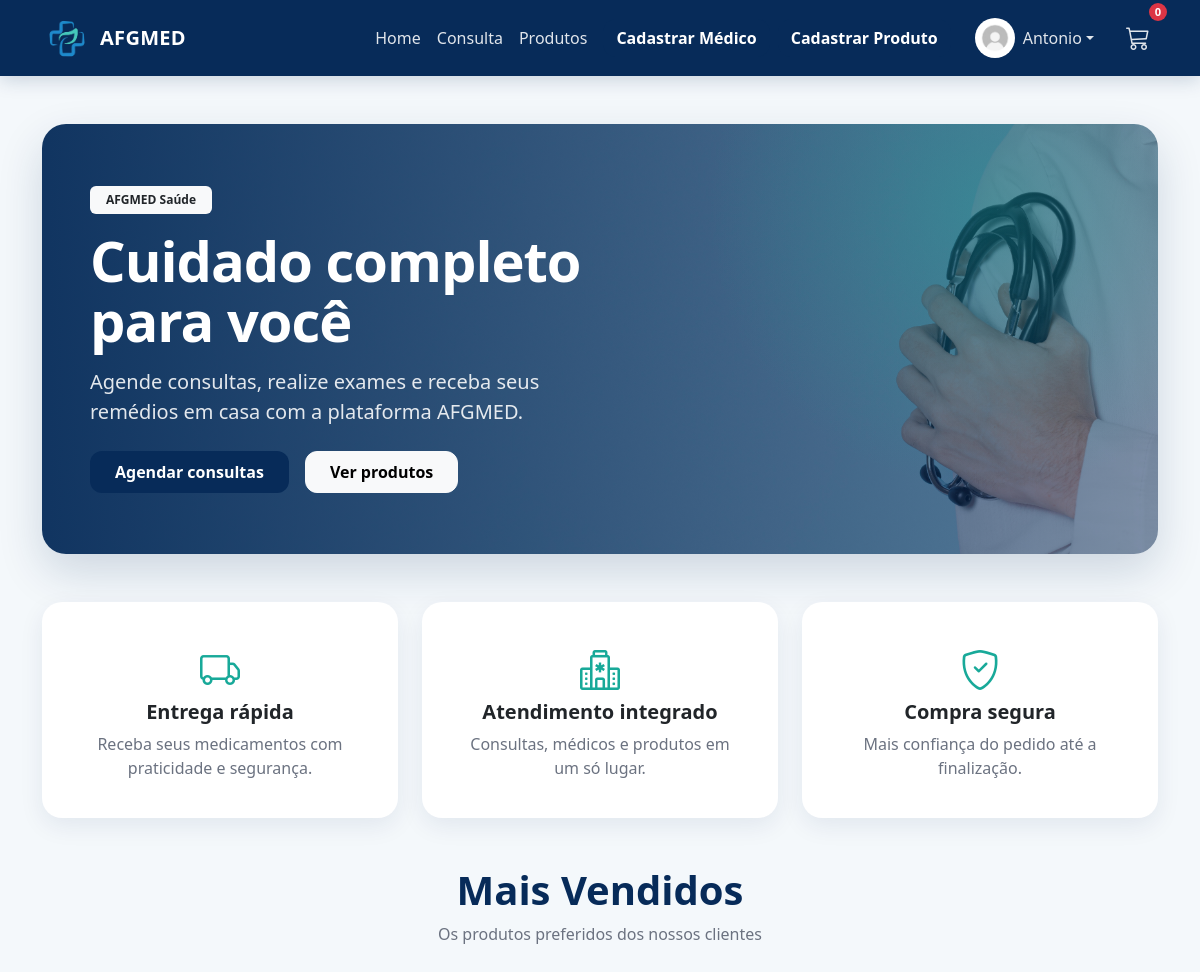
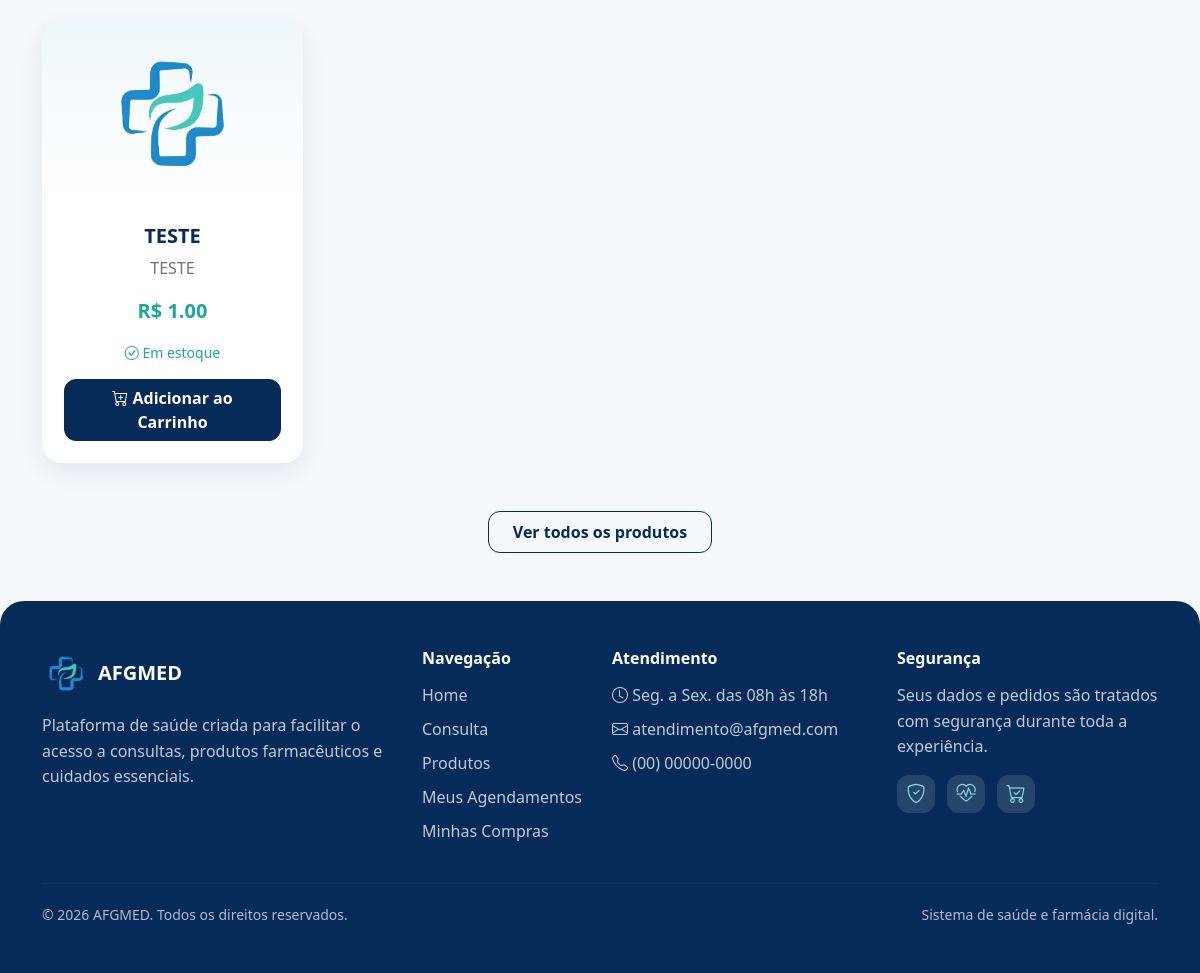
/ (signed in), run on the app's committed database (2 pictures, top to bottom).
### projetoafgmed/models.py (models this page shows)
class Usuario(database.Model, UserMixin):
    id = database.Column(database.Integer, primary_key=True)
    nome = database.Column(database.String, nullable=False)
    sobrenome = database.Column(database.String, nullable=False)
    email = database.Column(database.String, nullable=False, unique=True)
    senha = database.Column(database.String, nullable=False)
    foto = database.Column(database.String(200), nullable=True, default="usuario_padrao.jpg")
    is_admin = database.Column(database.Boolean, default=False)
    is_medico = database.Column(database.Boolean, default=False, nullable=False)
    id_medico = database.Column(database.Integer, database.ForeignKey("medico.id"), nullable=True)
    perfil = database.relationship("PerfilUsuario", backref="usuario", uselist=False)
    carrinho = database.relationship("Carrinho", backref="usuario", uselist=False)
    consultas = database.relationship("Consulta", backref="usuario", lazy=True)
    pedidos = database.relationship("Pedido", backref="usuario", lazy=True)
    medico = database.relationship(
        "Medico",
        backref=database.backref("usuario_acesso", uselist=False),
        foreign_keys=[id_medico]
    )

class Produto(database.Model):
    id = database.Column(database.Integer, primary_key=True)
    nome = database.Column(database.String, nullable=False)
    descricao = database.Column(database.String)
    preco = database.Column(database.Float, nullable=False)
    estoque = database.Column(database.Integer, default=0)
    foto = database.Column(database.String, default="default.jpg")
    ativo = database.Column(database.Boolean, default=True, nullable=False)
    destaque_home = database.Column(database.Boolean, default=False, nullable=False)
    data_criacao = database.Column(database.DateTime, nullable=False, default=datetime.utcnow)

### projetoafgmed/routes.py (the view)
@app.route("/")
def homepage():
    produtos_destaque = Produto.query.filter_by(
        ativo=True,
        destaque_home=True
    ).limit(4).all()
    return render_template("homepage.html", produtos=produtos_destaque)

### projetoafgmed/templates/homepage.html (shortened to what this page needs)
{% extends "base.html" %}
{% block content %}
<div class="hero-banner d-flex align-items-center mb-5">
    <div class="container">
        <div class="row align-items-center">
            <div class="col-12 col-md-8 col-lg-6 hero-conteudo">
                <span class="badge bg-light text-dark mb-3 px-3 py-2">
                    AFGMED Saúde
                </span>
                <h1 class="display-4 fw-bold text-white mb-3">
                    Cuidado completo para você
                </h1>
                <p class="fs-5 text-white mb-4">
                    Agende consultas, realize exames e receba seus remédios em casa com a plataforma AFGMED.
                </p>
                <div class="d-flex gap-3 flex-wrap">
                    {% if not current_user.is_authenticated or not current_user.is_medico %}
                    <a href="{{ url_for('medicos') }}"
                       class="btn text-white py-2 px-4 fw-bold"
                       style="background-color: #072B59;">
                        Agendar consultas
                    </a>
                    {% endif %}
                    <a href="{{ url_for('produtos') }}"
                       class="btn btn-light py-2 px-4 fw-bold">
                        Ver produtos
                    </a>
                </div>
            </div>
        </div>
    </div>
</div>
<div class="row g-4 mb-5">
    <div class="col-md-4">
        <div class="card h-100 text-center shadow-sm p-3">
            <div class="card-body">
                <i class="bi bi-truck fs-1 text-success mb-3"></i>
                <h5 class="fw-bold">Entrega rápida</h5>
                <p class="text-muted mb-0">
                    Receba seus medicamentos com praticidade e segurança.
                </p>
            </div>
        </div>
    </div>
    <div class="col-md-4">
        <div class="card h-100 text-center shadow-sm p-3">
            <div class="card-body">
                <i class="bi bi-hospital fs-1 text-success mb-3"></i>
                <h5 class="fw-bold">Atendimento integrado</h5>
                <p class="text-muted mb-0">
                    Consultas, médicos e produtos em um só lugar.
                </p>
            </div>
        </div>
    </div>
    <div class="col-md-4">
        <div class="card h-100 text-center shadow-sm p-3">
            <div class="card-body">
                <i class="bi bi-shield-check fs-1 text-success mb-3"></i>
                <h5 class="fw-bold">Compra segura</h5>
                <p class="text-muted mb-0">
                    Mais confiança do pedido até a finalização.
                </p>
            </div>
        </div>
    </div>
</div>
<h1 class="text-center mb-2 fw-bold" style="color: #072B59;">
    Mais Vendidos
</h1>
<p class="text-center text-muted mb-4">
    Os produtos preferidos dos nossos clientes
</p>
<div class="row row-cols-1 row-cols-md-4 g-4 mt-3">
    {% for produto in produtos %}
    <div class="col">
        <div class="card h-100 text-center shadow-sm">
            <img src="{{ url_for('static', filename='fotos_produtos/' + produto.foto) }}"
                 class="card-img-top p-3"
                 style="height:180px; object-fit:contain;"
                 alt="{{ produto.nome }}">
            <div class="card-body d-flex flex-column">
                <h5 class="card-title fw-bold" style="color: #072B59;">
                    {{ produto.nome }}
                </h5>
                <p class="card-text text-truncate text-muted">
                    {{ produto.descricao }}
                </p>
                <p class="fw-bold text-success fs-5">
                    R$ {{ '%.2f' % produto.preco }}
                </p>
                {% if produto.estoque > 0 %}
                    <small class="text-success mb-3">
                        <i class="bi bi-check-circle"></i>
                        Em estoque
                    </small>
                    <form action="{{ url_for('adicionar_carrinho', id_produto=produto.id) }}"
                          method="post"
                          class="mt-auto">
                        <button type="submit" class="btn btn-primary w-100">
                            <i class="bi bi-cart-plus"></i>
                            Adicionar ao Carrinho
                        </button>
                    </form>
                {% endif %}
            </div>
        </div>
    </div>
    {% endfor %}
</div>
<div class="text-center mt-5">
    <a href="{{ url_for('produtos') }}" class="btn btn-outline-primary px-4 py-2 fw-bold">
        Ver todos os produtos
    </a>
</div>
{% endblock %}

### projetoafgmed/templates/base.html (shortened to what this page needs)
<!DOCTYPE html>
<html lang="pt-br">
<head>
    <link href="https://cdn.jsdelivr.net/npm/bootstrap@5.3.8/dist/css/bootstrap.min.css" rel="stylesheet">
    <link rel="stylesheet" href="https://cdn.jsdelivr.net/npm/bootstrap-icons@1.11.3/font/bootstrap-icons.css">
    <link rel="stylesheet" href="{{ url_for('static', filename='css/style.css') }}">
</head>
<body>
<nav class="navbar navbar-expand-lg navbar-dark bg-dark">
    <div class="container">
        <a class="navbar-brand d-flex align-items-center" href="{{ url_for('homepage') }}">
            <img src="{{ url_for('static', filename='imagens/logo.jpg') }}" alt="Logo" width="50" class="me-2">
            AFGMED
        </a>
        <div class="collapse navbar-collapse" id="navbarNav">
            <ul class="navbar-nav ms-auto align-items-lg-center">
                <li class="nav-item">
                    <a class="nav-link" href="{{ url_for('homepage') }}">Home</a>
                </li>
                {% if current_user.is_authenticated and current_user.is_medico and not current_user.is_admin %}
                    <li class="nav-item">
                        <a class="nav-link" href="{{ url_for('medicos') }}">Minhas Consultas</a>
                    </li>
                {% else %}
                    <li class="nav-item">
                        <a class="nav-link" href="{{ url_for('medicos') }}">Consulta</a>
                    </li>
                {% endif %}
                <li class="nav-item">
                    <a class="nav-link" href="{{ url_for('produtos') }}">Produtos</a>
                </li>
                {% if current_user.is_authenticated and current_user.is_admin %}
                    <li class="nav-item ms-lg-2">
                        <a class="btn btn-primary" href="{{ url_for('cadastro_medico') }}">
                            Cadastrar Médico
                        </a>
                    </li>
                    <li class="nav-item ms-lg-2">
                        <a class="btn btn-primary" href="{{ url_for('cadastro_produto') }}">
                            Cadastrar Produto
                        </a>
                    </li>
                {% endif %}
            </ul>
            <ul class="navbar-nav ms-lg-3 align-items-lg-center">
                {% if current_user.is_authenticated %}
                    <li class="nav-item dropdown me-lg-3">
                        <a class="nav-link dropdown-toggle d-flex align-items-center"
                           href="#"
                           id="perfilDropdown"
                           role="button"
                           data-bs-toggle="dropdown"
                           aria-expanded="false">
                            <img src="{{ url_for('static', filename='fotos_perfil/' + (current_user.foto or 'usuario_padrao.jpg')) }}"
                                 alt="Perfil"
                                 class="rounded-circle"
                                 style="width:40px; height:40px; object-fit:cover;">
                            <span class="ms-2">{{ current_user.nome }}</span>
                        </a>
                    </li>
                    {% if not current_user.is_medico or current_user.is_admin %}
                        <li class="nav-item position-relative d-none d-lg-block">
                            <a class="nav-link"
                               href="#"
                               data-bs-toggle="offcanvas"
                               data-bs-target="#carrinhoLateral"
                               aria-controls="carrinhoLateral">
                                <i class="bi bi-cart3" style="font-size: 1.5rem;"></i>
                                {% if carrinho %}
                                    <span class="badge bg-danger badge-carrinho position-absolute top-0 start-100 translate-middle">
                                        {{ quantidade_carrinho }}
                                    </span>
                                {% endif %}
                            </a>
                        </li>
                    {% endif %}
                {% endif %}
            </ul>
        </div>
    </div>
</nav>
<main class="container mt-5">
    {% block content %}{% endblock %}
</main>
<footer class="footer-afg mt-5">
    <div class="container py-5">
        <div class="row g-4">
            <div class="col-md-4">
                <div class="d-flex align-items-center mb-3">
                    <img src="{{ url_for('static', filename='imagens/logo.jpg') }}" alt="Logo AFGMED" width="48" class="footer-logo me-2">
                    <h5 class="mb-0 fw-bold">AFGMED</h5>
                </div>
                <p class="footer-text">
                    Plataforma de saúde criada para facilitar o acesso a consultas,
                    produtos farmacêuticos e cuidados essenciais.
                </p>
            </div>
            <div class="col-md-2">
                <h6 class="footer-title">Navegação</h6>
                <ul class="footer-links">
                    <li><a href="{{ url_for('homepage') }}">Home</a></li>
                    {% if current_user.is_authenticated and current_user.is_medico and not current_user.is_admin %}
                        <li><a href="{{ url_for('medicos') }}">Minhas Consultas</a></li>
                    {% else %}
                        <li><a href="{{ url_for('medicos') }}">Consulta</a></li>
                    {% endif %}
                    <li><a href="{{ url_for('produtos') }}">Produtos</a></li>
                    {% if current_user.is_authenticated %}
                        {% if current_user.is_medico and not current_user.is_admin %}
                            <li><a href="{{ url_for('medicos') }}">Minhas Consultas</a></li>
                        {% else %}
                            <li><a href="{{ url_for('meus_agendamentos') }}">Meus Agendamentos</a></li>
                            <li><a href="{{ url_for('meus_pedidos') }}">Minhas Compras</a></li>
                        {% endif %}
                    {% endif %}
                </ul>
            </div>
            <div class="col-md-3">
                <h6 class="footer-title">Atendimento</h6>
                <ul class="footer-links">
                    <li><i class="bi bi-clock"></i> Seg. a Sex. das 08h às 18h</li>
                    <li><i class="bi bi-envelope"></i> atendimento@afgmed.com</li>
                    <li><i class="bi bi-telephone"></i> (00) 00000-0000</li>
                </ul>
            </div>
            <div class="col-md-3">
                <h6 class="footer-title">Segurança</h6>
                <p class="footer-text">
                    Seus dados e pedidos são tratados com segurança durante toda a experiência.
                </p>
                <div class="footer-icons">
                    <i class="bi bi-shield-check"></i>
                    <i class="bi bi-heart-pulse"></i>
                    <i class="bi bi-cart-check"></i>
                </div>
            </div>
        </div>
        <hr class="footer-line">
        <div class="d-flex flex-column flex-md-row justify-content-between align-items-center gap-2">
            <small>© 2026 AFGMED. Todos os direitos reservados.</small>
            <small>Sistema de saúde e farmácia digital.</small>
        </div>
    </div>
</footer>
</body>
</html>

### data on the page
Usuario: foto (picture), nome "Antonio"
Produto: foto (picture), nome "TESTE", descricao "TESTE", preco "1.00"

### other printed values
{{ quantidade_carrinho }} "0"
